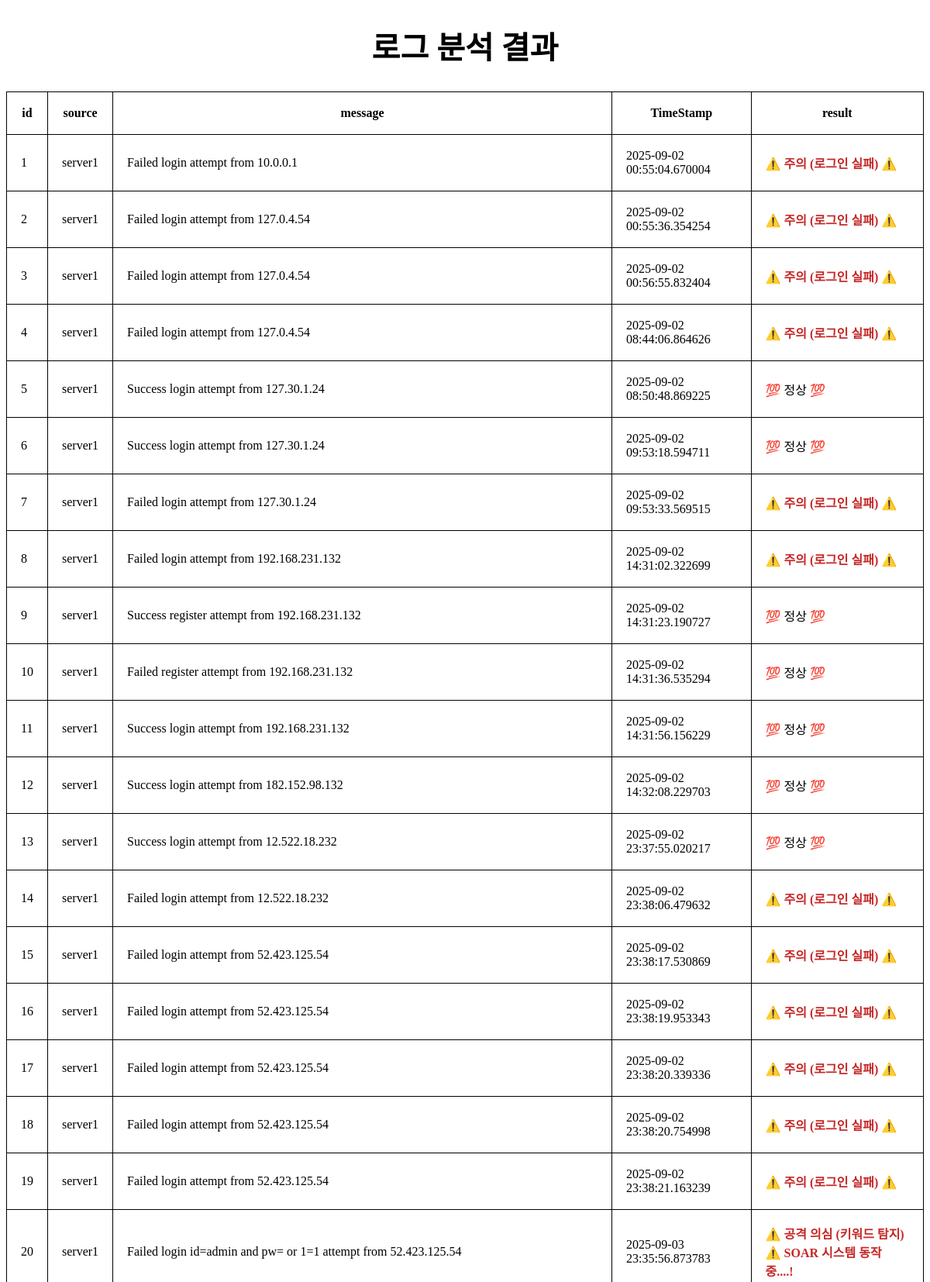
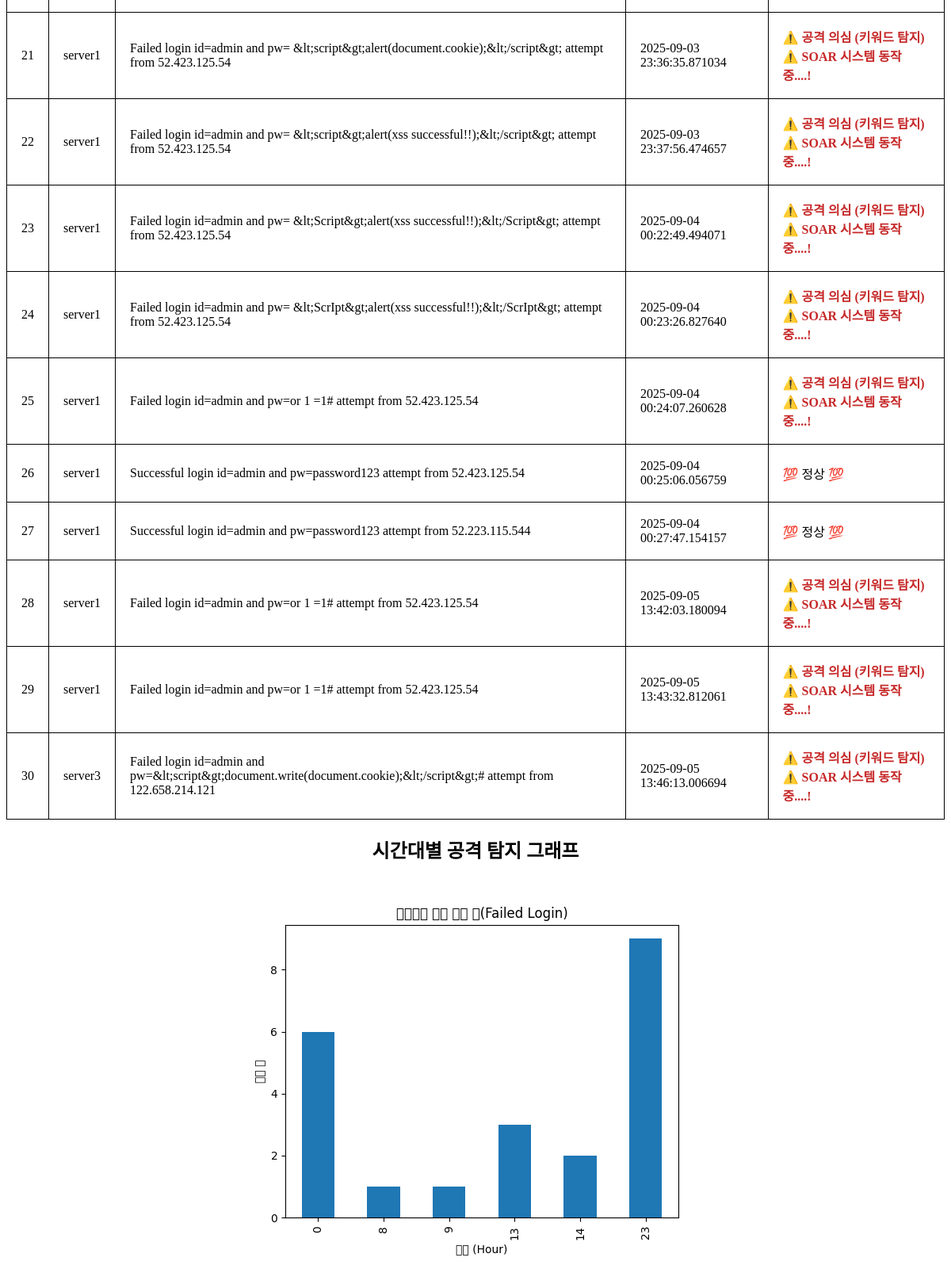
The page / on the database its author committed (2 pictures, top to bottom).
### tables this page shows
CREATE TABLE logs (
                id INTEGER PRIMARY KEY AUTOINCREMENT,
                source TEXT,
                message TEXT,
                TimeStamp TEXT
            );

### app.py (the view)
@app.route('/')
def index():
    conn = sqlite3.connect("siem.db")
    df = pd.read_sql_query("SELECT * FROM logs ORDER BY id ASC", conn)
    conn.close()
    if not df.empty:
        df["message_safe"] = df["message"].astype(str).apply(html.escape)
        def classify_log(msg):
            for keyword in suspicious_keywords:
                if keyword in msg.lower():
                    return "⚠️ 공격 의심 (키워드 탐지) ⚠️ SOAR 시스템 동작 중....!"
            if "failed login" in msg.lower():
                return "⚠️ 주의 (로그인 실패) ⚠️"
            return "💯 정상 💯"
        df["result"] = df["message"].astype(str).apply(classify_log)
        rows = [
            {
                "id": r["id"],
                "source": html.escape(str(r["source"])),
                "message": r["message_safe"],
                "TimeStamp": html.escape(str(r["TimeStamp"])),
                "result": html.escape(str(r["result"])),
            }
            for _, r in df.iterrows()
        ]
        columns = ["id", "source", "message", "TimeStamp", "result"]
    else:
        rows = []
        columns = ["id", "source", "message", "TimeStamp", "result"]
    return render_template("index.html", rows=rows, columns=columns)

### app.py (called while the page is built)
@app.after_request
def set_security_headers(resp):
    resp.headers["Content-Security-Policy"] = "default-src 'self'; img-src 'self' data:;"
    resp.headers["X-Content-Type-Options"] = "nosniff"
    resp.headers["Referrer-Policy"] = "no-referrer"
    return resp

### templates/index.html (shortened to what this page needs)
<!doctype html>
<html lang="ko">
<head>
  <link rel="stylesheet" href="{{ url_for('static', filename='style.css') }}">
</head>
<body>
  <h1>로그 분석 결과</h1>
  <table>
    <thead>
      <tr>
        {% for c in columns %}<th>{{ c }}</th>{% endfor %}
      </tr>
    </thead>
    <tbody>
      {% for r in rows %}
      <tr>
        <td>{{ r.id }}</td>
        <td>{{ r.source }}</td>
        <td>{{ r.message }}</td>
        <td>{{ r.TimeStamp }}</td>
        <td class="{{ 'warn' if '⚠️' in r.result else '' }}">{{ r.result }}</td>
      </tr>
      {% endfor %}
    </tbody>
  </table>
  <h2>시간대별 공격 탐지 그래프</h2>
  <div><img src="/chart.png" alt="chart"></div>
</body>
</html>

### static/style.css (style rules this page uses)
h1 { text-align: center; margin: 30px 0; font-size: 30pt; }
table th, table td { padding: 18px; border: 1px solid #000; }
div { text-align: center; }
table { margin: 0 auto; border-collapse: collapse; }
h2 { text-align: center; }
.warn { color: #c62828; font-weight: bold; }

### rows shown on the page
logs: id "1", source "server1", message "Failed login attempt from 10.0.0.1", TimeStamp "2025-09-02 00:55:04.670004", result "⚠️ 주의 (로그인 실패) ⚠️"
logs: id "2", source "server1", message "Failed login attempt from 127.0.4.54", TimeStamp "2025-09-02 00:55:36.354254", result "⚠️ 주의 (로그인 실패) ⚠️"
logs: id "3", source "server1", message "Failed login attempt from 127.0.4.54", TimeStamp "2025-09-02 00:56:55.832404", result "⚠️ 주의 (로그인 실패) ⚠️"
logs: id "4", source "server1", message "Failed login attempt from 127.0.4.54", TimeStamp "2025-09-02 08:44:06.864626", result "⚠️ 주의 (로그인 실패) ⚠️"
logs: id "5", source "server1", message "Success login attempt from 127.30.1.24", TimeStamp "2025-09-02 08:50:48.869225", result "💯 정상 💯"
logs: id "6", source "server1", message "Success login attempt from 127.30.1.24", TimeStamp "2025-09-02 09:53:18.594711", result "💯 정상 💯"
logs: id "7", source "server1", message "Failed login attempt from 127.30.1.24", TimeStamp "2025-09-02 09:53:33.569515", result "⚠️ 주의 (로그인 실패) ⚠️"
logs: id "8", source "server1", message "Failed login attempt from 192.168.231.132", TimeStamp "2025-09-02 14:31:02.322699", result "⚠️ 주의 (로그인 실패) ⚠️"
logs: id "9", source "server1", message "Success register attempt from 192.168.231.132", TimeStamp "2025-09-02 14:31:23.190727", result "💯 정상 💯"
logs: id "10", source "server1", message "Failed register attempt from 192.168.231.132", TimeStamp "2025-09-02 14:31:36.535294", result "💯 정상 💯"
logs: id "11", source "server1", message "Success login attempt from 192.168.231.132", TimeStamp "2025-09-02 14:31:56.156229", result "💯 정상 💯"
logs: id "12", source "server1", message "Success login attempt from 182.152.98.132", TimeStamp "2025-09-02 14:32:08.229703", result "💯 정상 💯"
logs: id "13", source "server1", message "Success login attempt from 12.522.18.232", TimeStamp "2025-09-02 23:37:55.020217", result "💯 정상 💯"
logs: id "14", source "server1", message "Failed login attempt from 12.522.18.232", TimeStamp "2025-09-02 23:38:06.479632", result "⚠️ 주의 (로그인 실패) ⚠️"
logs: id "15", source "server1", message "Failed login attempt from 52.423.125.54", TimeStamp "2025-09-02 23:38:17.530869", result "⚠️ 주의 (로그인 실패) ⚠️"
logs: id "16", source "server1", message "Failed login attempt from 52.423.125.54", TimeStamp "2025-09-02 23:38:19.953343", result "⚠️ 주의 (로그인 실패) ⚠️"
logs: id "17", source "server1", message "Failed login attempt from 52.423.125.54", TimeStamp "2025-09-02 23:38:20.339336", result "⚠️ 주의 (로그인 실패) ⚠️"
logs: id "18", source "server1", message "Failed login attempt from 52.423.125.54", TimeStamp "2025-09-02 23:38:20.754998", result "⚠️ 주의 (로그인 실패) ⚠️"
logs: id "19", source "server1", message "Failed login attempt from 52.423.125.54", TimeStamp "2025-09-02 23:38:21.163239", result "⚠️ 주의 (로그인 실패) ⚠️"
logs: id "20", source "server1", message "Failed login id=admin and pw= or 1=1 attempt from 52.423.125.54", TimeStamp "2025-09-03 23:35:56.873783", result "⚠️ 공격 의심 (키워드 탐지) ⚠️ SOAR 시스템 동작 중....!"
logs: id "21", source "server1", message "Failed login id=admin and pw= &lt;script&gt;alert(document.cookie);&lt;/script&gt; attempt from 52.423.125.54", TimeStamp "2025-09-03 23:36:35.871034", result "⚠️ 공격 의심 (키워드 탐지) ⚠️ SOAR 시스템 동작 중....!"
logs: id "22", source "server1", message "Failed login id=admin and pw= &lt;script&gt;alert(xss successful!!);&lt;/script&gt; attempt from 52.423.125.54", TimeStamp "2025-09-03 23:37:56.474657", result "⚠️ 공격 의심 (키워드 탐지) ⚠️ SOAR 시스템 동작 중....!"
logs: id "23", source "server1", message "Failed login id=admin and pw= &lt;Script&gt;alert(xss successful!!);&lt;/Script&gt; attempt from 52.423.125.54", TimeStamp "2025-09-04 00:22:49.494071", result "⚠️ 공격 의심 (키워드 탐지) ⚠️ SOAR 시스템 동작 중....!"
logs: id "24", source "server1", message "Failed login id=admin and pw= &lt;ScrIpt&gt;alert(xss successful!!);&lt;/ScrIpt&gt; attempt from 52.423.125.54", TimeStamp "2025-09-04 00:23:26.827640", result "⚠️ 공격 의심 (키워드 탐지) ⚠️ SOAR 시스템 동작 중....!"
logs: id "25", source "server1", message "Failed login id=admin and pw=or 1 =1# attempt from 52.423.125.54", TimeStamp "2025-09-04 00:24:07.260628", result "⚠️ 공격 의심 (키워드 탐지) ⚠️ SOAR 시스템 동작 중....!"
logs: id "26", source "server1", message "Successful login id=admin and pw=password123 attempt from 52.423.125.54", TimeStamp "2025-09-04 00:25:06.056759", result "💯 정상 💯"
logs: id "27", source "server1", message "Successful login id=admin and pw=password123 attempt from 52.223.115.544", TimeStamp "2025-09-04 00:27:47.154157", result "💯 정상 💯"
logs: id "28", source "server1", message "Failed login id=admin and pw=or 1 =1# attempt from 52.423.125.54", TimeStamp "2025-09-05 13:42:03.180094", result "⚠️ 공격 의심 (키워드 탐지) ⚠️ SOAR 시스템 동작 중....!"
logs: id "29", source "server1", message "Failed login id=admin and pw=or 1 =1# attempt from 52.423.125.54", TimeStamp "2025-09-05 13:43:32.812061", result "⚠️ 공격 의심 (키워드 탐지) ⚠️ SOAR 시스템 동작 중....!"
logs: id "30", source "server3", message "Failed login id=admin and pw=&lt;script&gt;document.write(document.cookie);&lt;/script&gt;# attempt from 122.658.214.121", TimeStamp "2025-09-05 13:46:13.006694", result "⚠️ 공격 의심 (키워드 탐지) ⚠️ SOAR 시스템 동작 중....!"

### other values the page prints
{{ c }} "id" "source" "message" "TimeStamp" "result"
